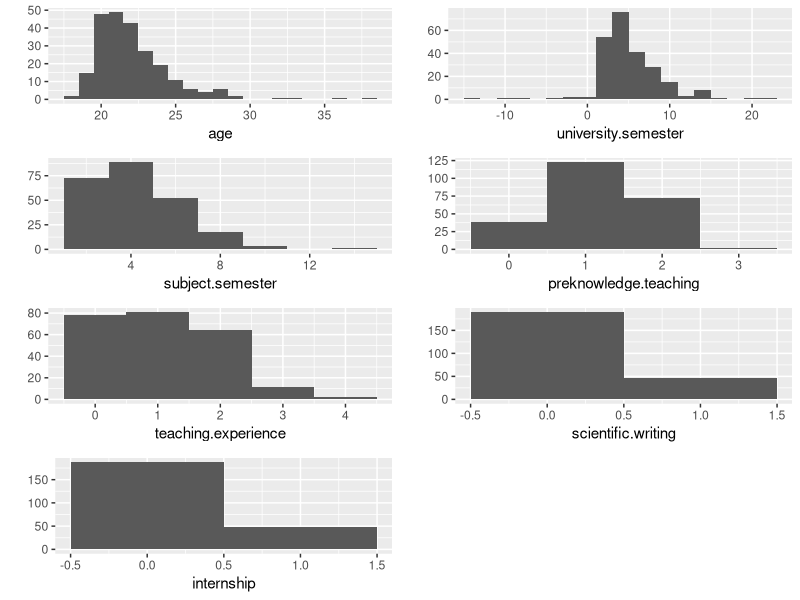
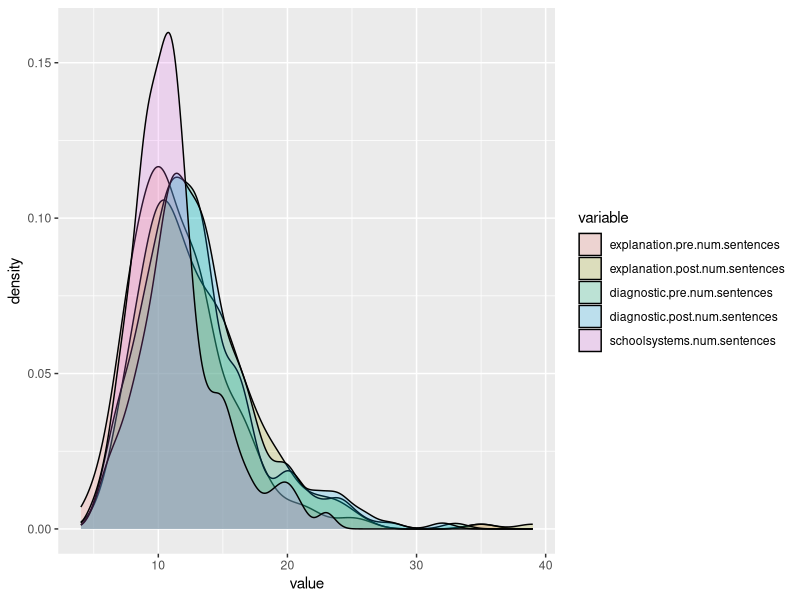
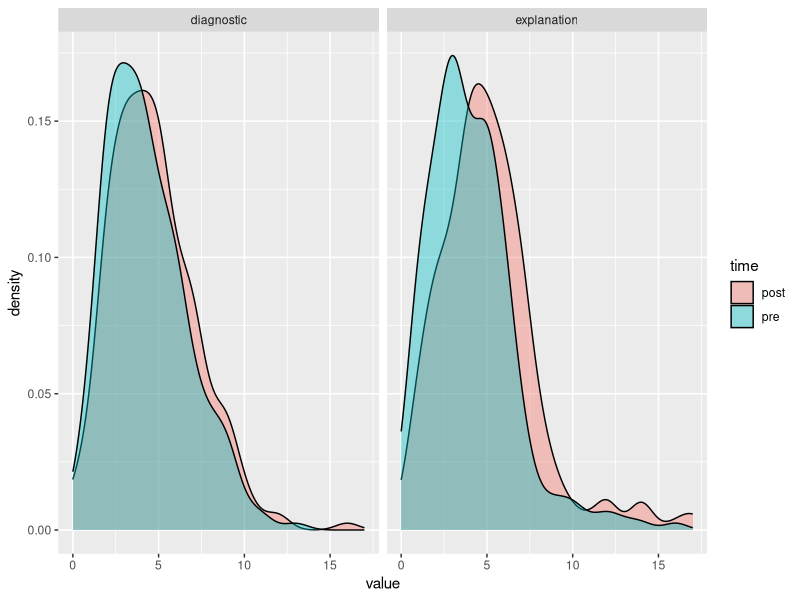
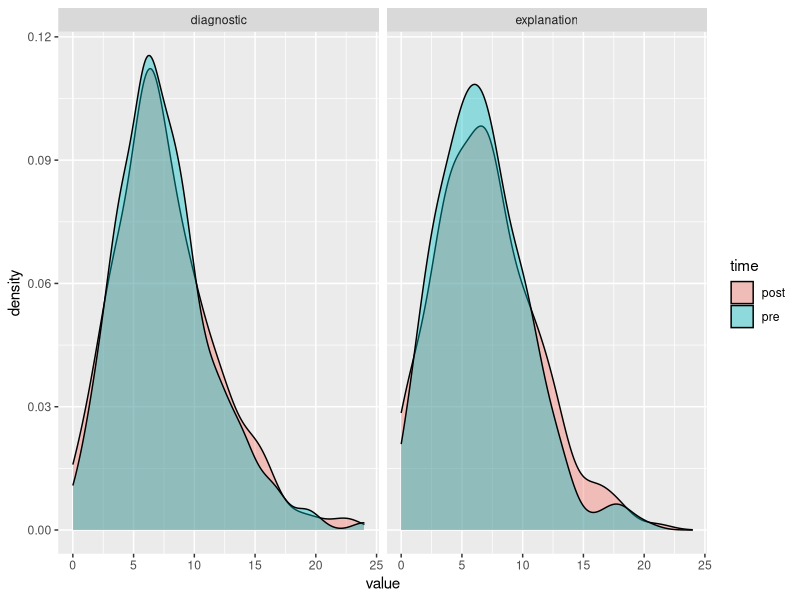
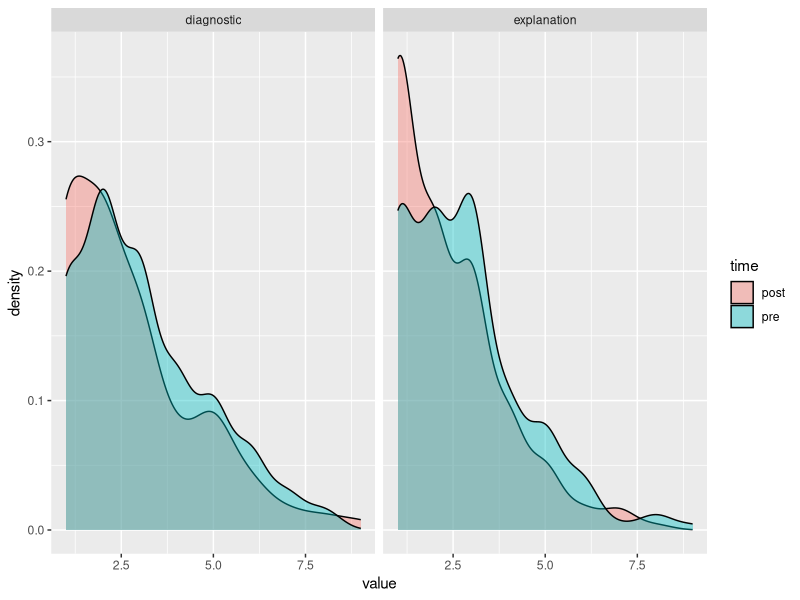
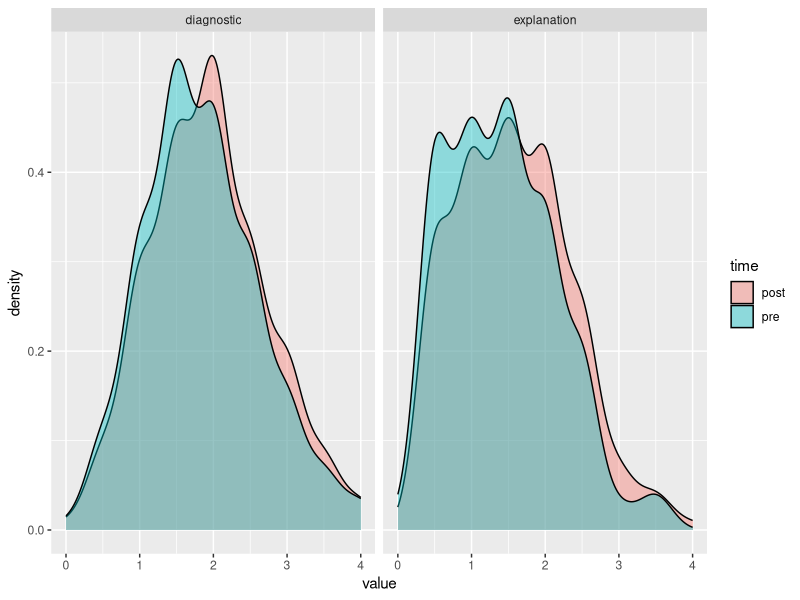
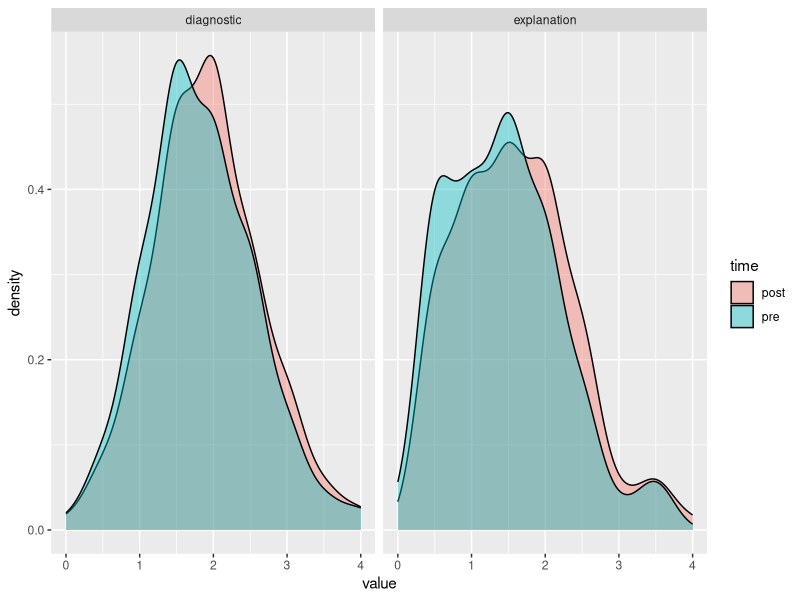
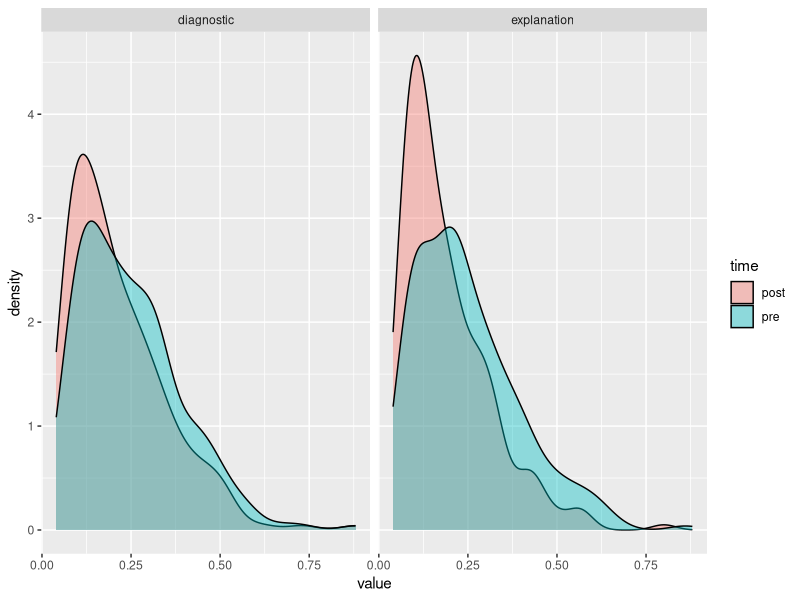

Generate these figures, in order, with R: (Note: this script raises an error after producing the figures.)
## ---- chunk 1
options(warn=-1)
## ---- chunk 2
library(ggplot2)
library(reshape2)
library(dplyr)
library(gridExtra)
library(scales)
library(psych)
library(tidyr)
# library(nFactors)
# library(FactoMineR)
## ---- chunk 3
color.one <- "#21313E"
color.two <- "#4CA173"
## ---- chunk 4
density.plot <- function(measures, data) {
  # Get columns of text measure variables
  col.nums <- match(measures, names(data))
  
  # Melt data frame to long format
  text.measures.long <- melt(dplyr::select(data, col.nums))
  
  # Assign new variable to data frame
  # Regex check if variable is pre or post
  text.measures.long$time <- as.factor(ifelse(grepl("pre", 
                                          text.measures.long$variable, 
                                          ignore.case = TRUE), "pre", "post"))
  text.measures.long$text <- as.factor(ifelse(grepl("diagnostic", 
                                          text.measures.long$variable, 
                                          ignore.case = TRUE), "diagnostic", "explanation"))
  
  # Plot coherence sentences
  ggplot(text.measures.long, aes(x = value, fill = time)) +
    geom_density(alpha = .4) +
    facet_grid( ~ text)
}

# Converts the string representation of a date to a posix format
date.to.posix <- function(column) {
  as.POSIXct(column, "GMT", format = "%d.%m.%Y %H:%M")
}
## ---- chunk 5
data <- read.csv("../data/data-lecture-study.csv", sep = ";")
## ---- chunk 6
histogram.age <- qplot(age, data = data, geom = "histogram", binwidth = 1)
histogram.university.semester <- qplot(university.semester, data = data, 
                                       geom = "histogram", binwidth = 2)
histogram.subject.semester <- qplot(subject.semester, data = data, 
                                    geom = "histogram", binwidth = 2)
histogram.preknowledge.teaching <- qplot(preknowledge.teaching, data = data, 
                                         geom = "histogram", binwidth = 1)
histogram.teaching.experience <- qplot(teaching.experience, data = data, 
                                       geom = "histogram", binwidth = 1)
histogram.scientific.writing <- qplot(scientific.writing, data = data, 
                                       geom = "histogram", binwidth = 1)
histogram.internship <- qplot(internship, data = data, 
                                       geom = "histogram", binwidth = 1)

grid.arrange(histogram.age, histogram.university.semester,
            histogram.subject.semester, histogram.preknowledge.teaching,
            histogram.teaching.experience, histogram.scientific.writing,
            histogram.internship, ncol = 2)
## ---- chunk 7
data$university.semester <- abs(data$university.semester)
## ---- chunk 8
# Select all variables of text coherence questionnaire
coherence.data <- select(data, c(13, 14, 15, 16, 17, 18, 20, 22, 23, 24, 25))

# fit <- factanal(coherence.data, 2, rotation = "varimax")
# print(fit, digits = 2, cutoff = .3, sort = TRUE)
# load <- fit$loadings[, 1:2]
# plot(load, type = "n")
# text(load, labels = names(coherence.data), cex = .7)

# ev <- eigen(cor(coherence.data)) # get eigenvalues
# ap <- parallel(subject=nrow(coherence.data),var=ncol(coherence.data),
#   rep=100,cent=.05)
# nS <- nScree(x=ev$values, aparallel=ap$eigen$qevpea)
# plotnScree(nS)
# 
# result <- PCA(coherence.data)
## ---- chunk 9
# Save variable names in vector
sentences.variables <- 
  c("explanation.pre.num.sentences", "explanation.post.num.sentences",
    "diagnostic.pre.num.sentences", "diagnostic.post.num.sentences",
    "schoolsystems.num.sentences")

# Find columns that match variable names
col.nums <- match(sentences.variables, names(data))

# Select columns from data frame and bring data to long format
sentences <- melt(dplyr::select(data, col.nums))

# Draw density histogram of sentence variables
ggplot(sentences, aes(x = value, fill = variable)) +
  geom_density(alpha = .2)
## ---- chunk 10
# Save variable names in vectors
coherence.measures <- c("explanation.pre.coh.sen", "explanation.post.coh.sen",
                   "diagnostic.pre.coh.sen", "diagnostic.post.coh.sen")
non.coherence.measures <- c("explanation.pre.not.coh.sen", 
                            "explanation.post.not.coh.sen",
                            "diagnostic.pre.not.coh.sen",
                            "diagnostic.post.not.coh.sen")
cluster.measures <- c("explanation.pre.num.clusters",
                      "explanation.post.num.clusters",
                      "diagnostic.pre.num.clusters",
                      "diagnostic.post.num.clusters")
## ---- chunk 11
density.plot(coherence.measures, data)
## ---- chunk 12
density.plot(non.coherence.measures, data)
## ---- chunk 13
density.plot(cluster.measures, data)
## ---- chunk 14
explanation.duplicate.prop <- prop.table(table(data$explanation.duplicate))
diagnostic.duplicate.prop <- prop.table(table(data$diagnostic.duplicate))
## ---- chunk 15
global.coherence.variables <- c("explanation.global.coherence.pre",
                                            "explanation.global.coherence.post",
                                            "diagnostic.global.coherence.post",
                                            "diagnostic.global.coherence.pre")
density.plot(global.coherence.variables, data)
## ---- chunk 16
engaged.subjects <- filter(data, explanation.duplicate == 0,
                           diagnostic.duplicate == 0)
density.plot(global.coherence.variables, engaged.subjects)
## ---- chunk 17
# Melt data frame to long format
col.nums <- match(global.coherence.variables, names(data))
global.coherence <- melt(dplyr::select(data, col.nums))

# Assign new variable to data frame
# Regex check if variable is pre or post
global.coherence$time <- as.factor(ifelse(grepl("pre", 
                                        global.coherence$variable, 
                                        ignore.case = TRUE), "pre", "post"))
global.coherence$text <- as.factor(ifelse(grepl("diagnostic", 
                                        global.coherence$variable, 
                                        ignore.case = TRUE), "diagnostic", "explanation"))

# Select variables
global.coherence <- select(global.coherence, value, time, text)
## ---- chunk 18
local.cohesion.variables <- c("explanation.local.cohesion.pre",
                                            "explanation.local.cohesion.post",
                                            "diagnostic.local.cohesion.post",
                                            "diagnostic.local.cohesion.pre")
density.plot(local.cohesion.variables, data)
## ---- chunk 19
density.plot(local.cohesion.variables, engaged.subjects)
## ---- chunk 20
# Get columns that deal with local cohesion
col.nums <- match(local.cohesion.variables, names(data))

# Create new data frame and melt it with local cohesion
# variables
local.cohesion <- melt(select(data, col.nums))

# Calcluate confidence intervals for local.cohesion variables
conf.local.cohesion <- group_by(local.cohesion, variable) %>%
  summarise(mean = mean(value),
            se = sd(value, na.rm = TRUE) / sqrt(n()),
            lower.limit = mean - (1.96 * se),
            upper.limit = mean + (1.96 * se))

# Calculate new variables from existing with regex
conf.local.cohesion$time <- as.factor(ifelse(grepl("pre", 
                                        conf.local.cohesion$variable, 
                                        ignore.case = TRUE), "pre", "post"))

conf.local.cohesion$text <- as.factor(ifelse(grepl("diagnostic", 
                                        conf.local.cohesion$variable, 
                                        ignore.case = TRUE), "diagnostic",
                                        "explanation"))

# Remove variable column from data frame
conf.local.cohesion <- select(conf.local.cohesion, mean, se, lower.limit,
                              upper.limit, time, text)

# Plot interaction
ggplot(conf.local.cohesion, aes(x = text, y = mean, group = time)) +
  geom_point(size = 4) +
  geom_line(size = 1) +
  geom_errorbar(aes(ymin = lower.limit, ymax = upper.limit),
                width = .1)
## ---- chunk 21
# Submission variables
submission.variables <- c("submission.erklaerung.post", 
                          "submission.erklaerung.pre",
                          "submission.diagnostik.pre",
                          "submission.diagnostik.post",
                          "submission.schoolsystems")

# Get columns of submissions
submission.cols <- match(submission.variables, names(data))

# Get data frame from columns
submission.dframe <- select(data, submission.cols)

# Convert dates to character
submission.dframe <- data.frame(apply(submission.dframe, 2, as.character),
                                   stringsAsFactors = FALSE)

# Melt converted data
submission.melt <- melt(lapply(submission.dframe, date.to.posix))

# Divide date column
submission.melt.tidier <- separate(submission.melt, value,
                                   into = c("date", "time"), sep = " ")

# Convert to date
submission.melt.tidier$date <- as.Date(submission.melt.tidier$date, format = "%Y-%m-%d")

# Plot submissions
ggplot(submission.melt, aes(x = date, y = time)) +
  geom_point() +
  scale_y_datetime(breaks=date_breaks("4 hour"), labels=date_format("%H:%M"))

#http://stackoverflow.com/questions/7160565/how-to-create-a-time-scatterplot-with-r
## ---- chunk 22




